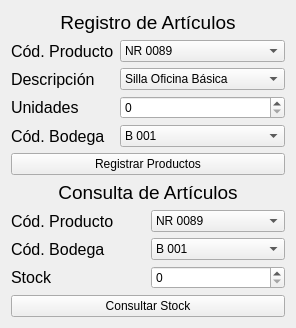
            <widget class="QWidget" name="Inventarios">
             <property name="font">
              <font>
               <family>Segoe UI</family>
              </font>
             </property>
             <layout class="QGridLayout" name="gridLayout_12">
              <item row="0" column="0">
               <layout class="QGridLayout" name="gridLayout_4">
                <item row="0" column="0">
                 <widget class="QLabel" name="label_2">
                  <property name="font">
                   <font>
                    <family>Segoe UI</family>
                    <pointsize>14</pointsize>
                   </font>
                  </property>
                  <property name="text">
                   <string>Registro de Artículos</string>
                  </property>
                  <property name="alignment">
                   <set>Qt::AlignCenter</set>
                  </property>
                 </widget>
                </item>
                <item row="1" column="0">
                 <layout class="QGridLayout" name="gridLayout">
                  <item row="0" column="0">
                   <widget class="QLabel" name="label_3">
                    <property name="font">
                     <font>
                      <family>Segoe UI</family>
                      <pointsize>12</pointsize>
                     </font>
                    </property>
                    <property name="text">
                     <string>Cód. Producto</string>
                    </property>
                   </widget>
                  </item>
                  <item row="0" column="1">
                   <widget class="QComboBox" name="comboBox">
                    <property name="font">
                     <font>
                      <family>Segoe UI</family>
                     </font>
                    </property>
                    <item>
                     <property name="text">
                      <string>NR 0089</string>
                     </property>
                    </item>
                    <item>
                     <property name="text">
                      <string>NR 0090</string>
                     </property>
                    </item>
                    <item>
                     <property name="text">
                      <string>NR 0091</string>
                     </property>
                    </item>
                    <item>
                     <property name="text">
                      <string>NR 0092</string>
                     </property>
                    </item>
                    <item>
                     <property name="text">
                      <string>NR 0093</string>
                     </property>
                    </item>
                    <item>
                     <property name="text">
                      <string>NR 0094</string>
                     </property>
                    </item>
                    <item>
                     <property name="text">
                      <string>NR 0095</string>
                     </property>
                    </item>
                    <item>
                     <property name="text">
                      <string>NR 0096</string>
                     </property>
                    </item>
                    <item>
                     <property name="text">
                      <string>NR 0097</string>
                     </property>
                    </item>
                    <item>
                     <property name="text">
                      <string>NR 0098</string>
                     </property>
                    </item>
                   </widget>
                  </item>
                  <item row="1" column="0">
                   <widget class="QLabel" name="label_4">
                    <property name="font">
                     <font>
                      <family>Segoe UI</family>
                      <pointsize>12</pointsize>
                     </font>
                    </property>
                    <property name="text">
                     <string>Descripción</string>
                    </property>
                   </widget>
                  </item>
                  <item row="1" column="1">
                   <widget class="QComboBox" name="comboBox_2">
                    <property name="font">
                     <font>
                      <family>Segoe UI</family>
                     </font>
                    </property>
                    <item>
                     <property name="text">
                      <string>Silla Oficina Básica</string>
                     </property>
                    </item>
                    <item>
                     <property name="text">
                      <string>Silla Oficina Premium</string>
                     </property>
                    </item>
                    <item>
                     <property name="text">
                      <string>Escritorio Madera</string>
                     </property>
                    </item>
                    <item>
                     <property name="text">
                      <string>Escritorio Vidrio-Metal</string>
                     </property>
                    </item>
                    <item>
                     <property name="text">
                      <string>Mueble Recepción</string>
                     </property>
                    </item>
                    <item>
                     <property name="text">
                      <string>Mesa Comedor</string>
                     </property>
                    </item>
                    <item>
                     <property name="text">
                      <string>Silla Comedor</string>
                     </property>
                    </item>
                    <item>
                     <property name="text">
                      <string>Mesa Sala-Conferencias</string>
                     </property>
                    </item>
                    <item>
                     <property name="text">
                      <string>Cubículo Básico</string>
                     </property>
                    </item>
                    <item>
                     <property name="text">
                      <string>Cubículo Premium</string>
                     </property>
                    </item>
                   </widget>
                  </item>
                  <item row="2" column="0">
                   <widget class="QLabel" name="label_5">
                    <property name="font">
                     <font>
                      <family>Segoe UI</family>
                      <pointsize>12</pointsize>
                     </font>
                    </property>
                    <property name="text">
                     <string>Unidades</string>
                    </property>
                   </widget>
                  </item>
                  <item row="2" column="1">
                   <widget class="QSpinBox" name="spinBox">
                    <property name="font">
                     <font>
                      <family>Segoe UI</family>
                     </font>
                    </property>
                   </widget>
                  </item>
                  <item row="3" column="0">
                   <widget class="QLabel" name="label_12">
                    <property name="font">
                     <font>
                      <family>Segoe UI</family>
                      <pointsize>12</pointsize>
                     </font>
                    </property>
                    <property name="text">
                     <string>Cód. Bodega</string>
                    </property>
                   </widget>
                  </item>
                  <item row="3" column="1">
                   <widget class="QComboBox" name="comboBox_5">
                    <property name="font">
                     <font>
                      <family>Segoe UI</family>
                     </font>
                    </property>
                    <item>
                     <property name="text">
                      <string>B 001</string>
                     </property>
                    </item>
                    <item>
                     <property name="text">
                      <string>B 002</string>
                     </property>
                    </item>
                    <item>
                     <property name="text">
                      <string>B 003</string>
                     </property>
                    </item>
                    <item>
                     <property name="text">
                      <string>B 004</string>
                     </property>
                    </item>
                    <item>
                     <property name="text">
                      <string>B 005</string>
                     </property>
                    </item>
                    <item>
                     <property name="text">
                      <string>B 006</string>
                     </property>
                    </item>
                    <item>
                     <property name="text">
                      <string>B 007</string>
                     </property>
                    </item>
                    <item>
                     <property name="text">
                      <string>B 008</string>
                     </property>
                    </item>
                    <item>
                     <property name="text">
                      <string>B 009</string>
                     </property>
                    </item>
                   </widget>
                  </item>
                  <item row="4" column="0" colspan="2">
                   <widget class="QPushButton" name="pushButton_2">
                    <property name="font">
                     <font>
                      <family>Segoe UI</family>
                     </font>
                    </property>
                    <property name="text">
                     <string>Registrar Productos</string>
                    </property>
                   </widget>
                  </item>
                 </layout>
                </item>
               </layout>
              </item>
              <item row="1" column="0">
               <layout class="QGridLayout" name="gridLayout_3">
                <item row="0" column="0">
                 <widget class="QLabel" name="label_13">
                  <property name="font">
                   <font>
                    <family>Segoe UI</family>
                    <pointsize>14</pointsize>
                   </font>
                  </property>
                  <property name="text">
                   <string>Consulta de Artículos</string>
                  </property>
                  <property name="alignment">
                   <set>Qt::AlignCenter</set>
                  </property>
                 </widget>
                </item>
                <item row="1" column="0">
                 <layout class="QGridLayout" name="gridLayout_2">
                  <item row="0" column="0">
                   <widget class="QLabel" name="label_14">
                    <property name="font">
                     <font>
                      <family>Segoe UI</family>
                      <pointsize>12</pointsize>
                     </font>
                    </property>
                    <property name="text">
                     <string>Cód. Producto</string>
                    </property>
                   </widget>
                  </item>
                  <item row="0" column="1">
                   <widget class="QComboBox" name="comboBox_6">
                    <property name="font">
                     <font>
                      <family>Segoe UI</family>
                     </font>
                    </property>
                    <item>
                     <property name="text">
                      <string>NR 0089</string>
                     </property>
                    </item>
                    <item>
                     <property name="text">
                      <string>NR 0090</string>
                     </property>
                    </item>
                    <item>
                     <property name="text">
                      <string>NR 0091</string>
                     </property>
                    </item>
                    <item>
                     <property name="text">
                      <string>NR 0092</string>
                     </property>
                    </item>
                    <item>
                     <property name="text">
                      <string>NR 0093</string>
                     </property>
                    </item>
                    <item>
                     <property name="text">
                      <string>NR 0094</string>
                     </property>
                    </item>
                    <item>
                     <property name="text">
                      <string>NR 0095</string>
                     </property>
                    </item>
                    <item>
                     <property name="text">
                      <string>NR 0096</string>
                     </property>
                    </item>
                    <item>
                     <property name="text">
                      <string>NR 0097</string>
                     </property>
                    </item>
                    <item>
                     <property name="text">
                      <string>NR 0098</string>
                     </property>
                    </item>
                   </widget>
                  </item>
                  <item row="1" column="0">
                   <widget class="QLabel" name="label_15">
                    <property name="font">
                     <font>
                      <family>Segoe UI</family>
                      <pointsize>12</pointsize>
                     </font>
                    </property>
                    <property name="text">
                     <string>Cód. Bodega</string>
                    </property>
                   </widget>
                  </item>
                  <item row="1" column="1">
                   <widget class="QComboBox" name="comboBox_7">
                    <property name="font">
                     <font>
                      <family>Segoe UI</family>
                     </font>
                    </property>
                    <item>
                     <property name="text">
                      <string>B 001</string>
                     </property>
                    </item>
                    <item>
                     <property name="text">
                      <string>B 002</string>
                     </property>
                    </item>
                    <item>
                     <property name="text">
                      <string>B 003</string>
                     </property>
                    </item>
                    <item>
                     <property name="text">
                      <string>B 004</string>
                     </property>
                    </item>
                    <item>
                     <property name="text">
                      <string>B 005</string>
                     </property>
                    </item>
                    <item>
                     <property name="text">
                      <string>B 006</string>
                     </property>
                    </item>
                    <item>
                     <property name="text">
                      <string>B 007</string>
                     </property>
                    </item>
                    <item>
                     <property name="text">
                      <string>B 008</string>
                     </property>
                    </item>
                    <item>
                     <property name="text">
                      <string>B 009</string>
                     </property>
                    </item>
                   </widget>
                  </item>
                  <item row="2" column="0">
                   <widget class="QLabel" name="label_16">
                    <property name="font">
                     <font>
                      <family>Segoe UI</family>
                      <pointsize>12</pointsize>
                     </font>
                    </property>
                    <property name="text">
                     <string>Stock</string>
                    </property>
                   </widget>
                  </item>
                  <item row="2" column="1">
                   <widget class="QSpinBox" name="spinBox_2">
                    <property name="font">
                     <font>
                      <family>Segoe UI</family>
                     </font>
                    </property>
                   </widget>
                  </item>
                  <item row="3" column="0" colspan="2">
                   <widget class="QPushButton" name="pushButton_3">
                    <property name="font">
                     <font>
                      <family>Segoe UI</family>
                     </font>
                    </property>
                    <property name="text">
                     <string>Consultar Stock</string>
                    </property>
                   </widget>
                  </item>
                 </layout>
                </item>
               </layout>
              </item>
             </layout>
            </widget>
